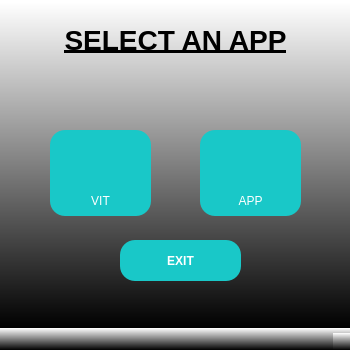
<?xml version="1.0" encoding="UTF-8"?>
<ui version="4.0">
 <class>MainWindow</class>
 <widget class="QMainWindow" name="MainWindow">
  <property name="geometry">
   <rect>
    <x>0</x>
    <y>0</y>
    <width>350</width>
    <height>350</height>
   </rect>
  </property>
  <property name="minimumSize">
   <size>
    <width>350</width>
    <height>350</height>
   </size>
  </property>
  <property name="maximumSize">
   <size>
    <width>350</width>
    <height>350</height>
   </size>
  </property>
  <property name="focusPolicy">
   <enum>Qt::ClickFocus</enum>
  </property>
  <property name="windowTitle">
   <string notr="true">LOGIN</string>
  </property>
  <property name="windowIcon">
   <iconset>
    <normaloff>pictures/logo_organization1.ico</normaloff>pictures/logo_organization1.ico</iconset>
  </property>
  <property name="styleSheet">
   <string notr="true">background-color: qlineargradient(spread:pad, x1:0.499773, y1:1, x2:0.5, y2:0.00568182, stop:0 rgba(0, 0, 0, 255), stop:1 rgba(255, 255, 255, 255));
One value - border-radius: 100px;</string>
  </property>
  <widget class="QWidget" name="centralwidget">
   <widget class="QPushButton" name="pushButtonVIT1">
    <property name="geometry">
     <rect>
      <x>50</x>
      <y>130</y>
      <width>101</width>
      <height>61</height>
     </rect>
    </property>
    <property name="mouseTracking">
     <bool>true</bool>
    </property>
    <property name="focusPolicy">
     <enum>Qt::StrongFocus</enum>
    </property>
    <property name="styleSheet">
     <string notr="true">QPushButton {
    background-color: rgb(25, 200, 200);
    color: rgb(255, 255, 255);
    border-top-left-radius: 15px;
    border-top-right-radius: 15px;
    border-bottom-left-radius: 0px;  /* Alt kenarları düz bırak */
    border-bottom-right-radius: 0px;
    padding: 10px;
}


</string>
    </property>
    <property name="text">
     <string/>
    </property>
    <property name="icon">
     <iconset>
      <normaloff>pictures/logo_organization1.ico</normaloff>pictures/logo_organization1.ico</iconset>
    </property>
    <property name="iconSize">
     <size>
      <width>45</width>
      <height>60</height>
     </size>
    </property>
   </widget>
   <widget class="QLabel" name="labelSelect">
    <property name="geometry">
     <rect>
      <x>10</x>
      <y>20</y>
      <width>331</width>
      <height>41</height>
     </rect>
    </property>
    <property name="font">
     <font>
      <pointsize>21</pointsize>
      <bold>true</bold>
      <underline>true</underline>
     </font>
    </property>
    <property name="styleSheet">
     <string notr="true">QLabel {
	background-color: rgb(0, 0, 0, 0);
}</string>
    </property>
    <property name="text">
     <string>SELECT AN APP</string>
    </property>
    <property name="textFormat">
     <enum>Qt::RichText</enum>
    </property>
    <property name="alignment">
     <set>Qt::AlignCenter</set>
    </property>
   </widget>
   <widget class="QPushButton" name="pushButtonVIT2">
    <property name="geometry">
     <rect>
      <x>50</x>
      <y>185</y>
      <width>101</width>
      <height>31</height>
     </rect>
    </property>
    <property name="mouseTracking">
     <bool>true</bool>
    </property>
    <property name="focusPolicy">
     <enum>Qt::StrongFocus</enum>
    </property>
    <property name="styleSheet">
     <string notr="true">QPushButton {
    background-color: rgb(25, 200, 200);
    color: rgb(255, 255, 255);
    border-top-left-radius: 0px;
    border-top-right-radius: 0px;
    border-bottom-left-radius: 15px;  /* Alt kenarları düz bırak */
    border-bottom-right-radius: 15px;
    padding: 10px;
}
</string>
    </property>
    <property name="text">
     <string>VIT</string>
    </property>
   </widget>
   <widget class="QPushButton" name="pushButtonOtherApp1">
    <property name="geometry">
     <rect>
      <x>200</x>
      <y>130</y>
      <width>101</width>
      <height>61</height>
     </rect>
    </property>
    <property name="mouseTracking">
     <bool>true</bool>
    </property>
    <property name="focusPolicy">
     <enum>Qt::StrongFocus</enum>
    </property>
    <property name="styleSheet">
     <string notr="true">QPushButton {
    background-color: rgb(25, 200, 200);
    color: rgb(255, 255, 255);
    border-top-left-radius: 15px;
    border-top-right-radius: 15px;
    border-bottom-left-radius: 0px;  /* Alt kenarları düz bırak */
    border-bottom-right-radius: 0px;
    padding: 10px;
}
</string>
    </property>
    <property name="text">
     <string/>
    </property>
    <property name="icon">
     <iconset>
      <normaloff>pictures/logo_other_app.png</normaloff>pictures/logo_other_app.png</iconset>
    </property>
    <property name="iconSize">
     <size>
      <width>90</width>
      <height>90</height>
     </size>
    </property>
   </widget>
   <widget class="QPushButton" name="pushButtonOtherApp2">
    <property name="geometry">
     <rect>
      <x>200</x>
      <y>185</y>
      <width>101</width>
      <height>31</height>
     </rect>
    </property>
    <property name="mouseTracking">
     <bool>true</bool>
    </property>
    <property name="focusPolicy">
     <enum>Qt::StrongFocus</enum>
    </property>
    <property name="styleSheet">
     <string notr="true">QPushButton {
    background-color: rgb(25, 200, 200);
    color: rgb(255, 255, 255);
    border-top-left-radius: 0px;
    border-top-right-radius: 0px;
    border-bottom-left-radius: 15px;  /* Alt kenarları düz bırak */
    border-bottom-right-radius: 15px;
    padding: 10px;
}</string>
    </property>
    <property name="text">
     <string>APP</string>
    </property>
   </widget>
   <widget class="QPushButton" name="pushButtonExit">
    <property name="geometry">
     <rect>
      <x>120</x>
      <y>240</y>
      <width>121</width>
      <height>41</height>
     </rect>
    </property>
    <property name="font">
     <font>
      <family>Arial</family>
      <bold>true</bold>
     </font>
    </property>
    <property name="styleSheet">
     <string notr="true">QPushButton{
	border-radius : 15px;
	background-color : rgb(25, 200, 200);
	color: rgb(255, 255, 255);
}

QPushButton:hover{
	background-color: rgb(20, 135, 135);
	border: 2px solid rgb(255, 80, 0);
}</string>
    </property>
    <property name="text">
     <string>EXIT</string>
    </property>
   </widget>
  </widget>
  <widget class="QStatusBar" name="statusbar"/>
  <widget class="QMenuBar" name="menubar">
   <property name="geometry">
    <rect>
     <x>0</x>
     <y>0</y>
     <width>350</width>
     <height>22</height>
    </rect>
   </property>
  </widget>
 </widget>
 <tabstops>
  <tabstop>pushButtonVIT1</tabstop>
 </tabstops>
 <resources/>
 <connections/>
</ui>
